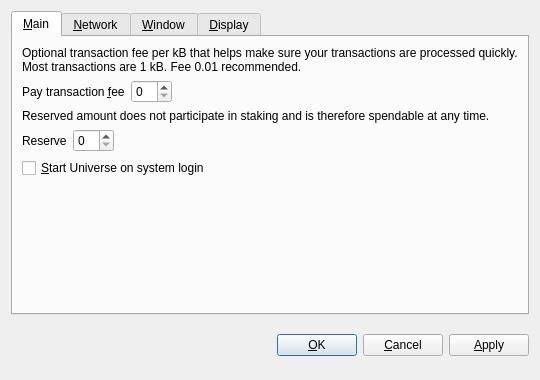
<?xml version="1.0" encoding="UTF-8"?>
<ui version="4.0">
 <class>OptionsDialog</class>
 <widget class="QDialog" name="OptionsDialog">
  <property name="geometry">
   <rect>
    <x>0</x>
    <y>0</y>
    <width>540</width>
    <height>380</height>
   </rect>
  </property>
  <property name="windowTitle">
   <string>Options</string>
  </property>
  <property name="modal">
   <bool>true</bool>
  </property>
  <layout class="QVBoxLayout" name="verticalLayout">
   <item>
    <widget class="QTabWidget" name="tabWidget">
     <property name="tabPosition">
      <enum>QTabWidget::North</enum>
     </property>
     <property name="currentIndex">
      <number>0</number>
     </property>
     <widget class="QWidget" name="tabMain">
      <attribute name="title">
       <string>&amp;Main</string>
      </attribute>
      <layout class="QVBoxLayout" name="verticalLayout_Main">
       <item>
        <widget class="QLabel" name="transactionFeeInfoLabel">
         <property name="text">
          <string>Optional transaction fee per kB that helps make sure your transactions are processed quickly. Most transactions are 1 kB. Fee 0.01 recommended.</string>
         </property>
         <property name="textFormat">
          <enum>Qt::PlainText</enum>
         </property>
         <property name="wordWrap">
          <bool>true</bool>
         </property>
        </widget>
       </item>
       <item>
        <layout class="QHBoxLayout" name="horizontalLayoutFee">
         <item>
          <widget class="QLabel" name="transactionFeeLabel">
           <property name="text">
            <string>Pay transaction &amp;fee</string>
           </property>
           <property name="textFormat">
            <enum>Qt::PlainText</enum>
           </property>
           <property name="buddy">
            <cstring>transactionFee</cstring>
           </property>
          </widget>
         </item>
         <item>
          <widget class="BitcoinAmountField" name="transactionFee"/>
         </item>
         <item>
          <spacer name="horizontalSpacerFee">
           <property name="orientation">
            <enum>Qt::Horizontal</enum>
           </property>
           <property name="sizeHint" stdset="0">
            <size>
             <width>40</width>
             <height>20</height>
            </size>
           </property>
          </spacer>
         </item>
        </layout>
       </item>
       <item>
        <widget class="QLabel" name="reserveBalanceInfoLabel">
         <property name="text">
          <string>Reserved amount does not participate in staking and is therefore spendable at any time.</string>
         </property>
         <property name="textFormat">
          <enum>Qt::PlainText</enum>
         </property>
         <property name="wordWrap">
          <bool>true</bool>
         </property>
        </widget>
       </item>
       <item>
        <layout class="QHBoxLayout" name="horizontalLayoutReserveBalance">
         <item>
          <widget class="QLabel" name="reserveBalanceLabel">
           <property name="text">
            <string>Reserve</string>
           </property>
           <property name="textFormat">
            <enum>Qt::PlainText</enum>
           </property>
           <property name="buddy">
            <cstring>reserveBalance</cstring>
           </property>
          </widget>
         </item>
         <item>
          <widget class="BitcoinAmountField" name="reserveBalance"/>
         </item>
         <item>
          <spacer name="horizontalSpacerReserveBalance">
           <property name="orientation">
            <enum>Qt::Horizontal</enum>
           </property>
           <property name="sizeHint" stdset="0">
            <size>
             <width>40</width>
             <height>20</height>
            </size>
           </property>
          </spacer>
         </item>
        </layout>
       </item>
       <item>
        <widget class="QCheckBox" name="bitcoinAtStartup">
         <property name="toolTip">
          <string>Automatically start Universe after logging in to the system.</string>
         </property>
         <property name="text">
          <string>&amp;Start Universe on system login</string>
         </property>
        </widget>
       </item>
       <item>
        <spacer name="verticalSpacer_Main">
         <property name="orientation">
          <enum>Qt::Vertical</enum>
         </property>
         <property name="sizeHint" stdset="0">
          <size>
           <width>20</width>
           <height>40</height>
          </size>
         </property>
        </spacer>
       </item>
      </layout>
     </widget>
     <widget class="QWidget" name="tabNetwork">
      <attribute name="title">
       <string>&amp;Network</string>
      </attribute>
      <layout class="QVBoxLayout" name="verticalLayout_Network">
       <item>
        <widget class="QCheckBox" name="mapPortUpnp">
         <property name="toolTip">
          <string>Automatically open the Universe client port on the router. This only works when your router supports UPnP and it is enabled.</string>
         </property>
         <property name="text">
          <string>Map port using &amp;UPnP</string>
         </property>
        </widget>
       </item>
       <item>
        <widget class="QCheckBox" name="connectSocks">
         <property name="toolTip">
          <string>Connect to the Universe network through a SOCKS proxy (e.g. when connecting through Tor).</string>
         </property>
         <property name="text">
          <string>&amp;Connect through SOCKS proxy:</string>
         </property>
        </widget>
       </item>
       <item>
        <layout class="QHBoxLayout" name="horizontalLayout_Network">
         <item>
          <widget class="QLabel" name="proxyIpLabel">
           <property name="text">
            <string>Proxy &amp;IP:</string>
           </property>
           <property name="textFormat">
            <enum>Qt::PlainText</enum>
           </property>
           <property name="buddy">
            <cstring>proxyIp</cstring>
           </property>
          </widget>
         </item>
         <item>
          <widget class="QValidatedLineEdit" name="proxyIp">
           <property name="maximumSize">
            <size>
             <width>140</width>
             <height>16777215</height>
            </size>
           </property>
           <property name="toolTip">
            <string>IP address of the proxy (e.g. 127.0.0.1)</string>
           </property>
          </widget>
         </item>
         <item>
          <widget class="QLabel" name="proxyPortLabel">
           <property name="text">
            <string>&amp;Port:</string>
           </property>
           <property name="textFormat">
            <enum>Qt::PlainText</enum>
           </property>
           <property name="buddy">
            <cstring>proxyPort</cstring>
           </property>
          </widget>
         </item>
         <item>
          <widget class="QLineEdit" name="proxyPort">
           <property name="maximumSize">
            <size>
             <width>55</width>
             <height>16777215</height>
            </size>
           </property>
           <property name="toolTip">
            <string>Port of the proxy (e.g. 9050)</string>
           </property>
          </widget>
         </item>
         <item>
          <widget class="QLabel" name="socksVersionLabel">
           <property name="text">
            <string>SOCKS &amp;Version:</string>
           </property>
           <property name="textFormat">
            <enum>Qt::PlainText</enum>
           </property>
           <property name="buddy">
            <cstring>socksVersion</cstring>
           </property>
          </widget>
         </item>
         <item>
          <widget class="QValueComboBox" name="socksVersion">
           <property name="toolTip">
            <string>SOCKS version of the proxy (e.g. 5)</string>
           </property>
          </widget>
         </item>
         <item>
          <spacer name="horizontalSpacer_Network">
           <property name="orientation">
            <enum>Qt::Horizontal</enum>
           </property>
           <property name="sizeHint" stdset="0">
            <size>
             <width>40</width>
             <height>20</height>
            </size>
           </property>
          </spacer>
         </item>
        </layout>
       </item>
       <item>
        <spacer name="verticalSpacer_Network">
         <property name="orientation">
          <enum>Qt::Vertical</enum>
         </property>
         <property name="sizeHint" stdset="0">
          <size>
           <width>20</width>
           <height>40</height>
          </size>
         </property>
        </spacer>
       </item>
      </layout>
     </widget>
     <widget class="QWidget" name="tabWindow">
      <attribute name="title">
       <string>&amp;Window</string>
      </attribute>
      <layout class="QVBoxLayout" name="verticalLayout_Window">
       <item>
        <widget class="QCheckBox" name="minimizeToTray">
         <property name="toolTip">
          <string>Show only a tray icon after minimizing the window.</string>
         </property>
         <property name="text">
          <string>&amp;Minimize to the tray instead of the taskbar</string>
         </property>
        </widget>
       </item>
       <item>
        <widget class="QCheckBox" name="minimizeOnClose">
         <property name="toolTip">
          <string>Minimize instead of exit the application when the window is closed. When this option is enabled, the application will be closed only after selecting Quit in the menu.</string>
         </property>
         <property name="text">
          <string>M&amp;inimize on close</string>
         </property>
        </widget>
       </item>
       <item>
        <spacer name="verticalSpacer_Window">
         <property name="orientation">
          <enum>Qt::Vertical</enum>
         </property>
         <property name="sizeHint" stdset="0">
          <size>
           <width>20</width>
           <height>40</height>
          </size>
         </property>
        </spacer>
       </item>
      </layout>
     </widget>
     <widget class="QWidget" name="tabDisplay">
      <attribute name="title">
       <string>&amp;Display</string>
      </attribute>
      <layout class="QVBoxLayout" name="verticalLayout_Display">
       <item>
        <layout class="QHBoxLayout" name="horizontalLayout_1_Display">
         <item>
          <widget class="QLabel" name="langLabel">
           <property name="text">
            <string>User Interface &amp;language:</string>
           </property>
           <property name="textFormat">
            <enum>Qt::PlainText</enum>
           </property>
           <property name="buddy">
            <cstring>lang</cstring>
           </property>
          </widget>
         </item>
         <item>
          <widget class="QValueComboBox" name="lang">
           <property name="toolTip">
            <string>The user interface language can be set here. This setting will take effect after restarting Universe.</string>
           </property>
          </widget>
         </item>
        </layout>
       </item>
       <item>
        <layout class="QHBoxLayout" name="horizontalLayout_2_Display">
         <item>
          <widget class="QLabel" name="unitLabel">
           <property name="text">
            <string>&amp;Unit to show amounts in:</string>
           </property>
           <property name="textFormat">
            <enum>Qt::PlainText</enum>
           </property>
           <property name="buddy">
            <cstring>unit</cstring>
           </property>
          </widget>
         </item>
         <item>
          <widget class="QValueComboBox" name="unit">
           <property name="toolTip">
            <string>Choose the default subdivision unit to show in the interface and when sending coins.</string>
           </property>
          </widget>
         </item>
        </layout>
       </item>
       <item>
        <widget class="QCheckBox" name="displayAddresses">
         <property name="toolTip">
          <string>Whether to show Universe addresses in the transaction list or not.</string>
         </property>
         <property name="text">
          <string>&amp;Display addresses in transaction list</string>
         </property>
        </widget>
       </item>
       <item>
        <widget class="QCheckBox" name="coinControlFeatures">
         <property name="toolTip">
          <string>Whether to show coin control features or not.</string>
         </property>
         <property name="text">
          <string>Display coin &amp;control features (experts only!)</string>
         </property>
        </widget>
       </item>
       <item>
        <spacer name="verticalSpacer_Display">
         <property name="orientation">
          <enum>Qt::Vertical</enum>
         </property>
         <property name="sizeHint" stdset="0">
          <size>
           <width>20</width>
           <height>40</height>
          </size>
         </property>
        </spacer>
       </item>
      </layout>
     </widget>
    </widget>
   </item>
   <item>
    <layout class="QHBoxLayout" name="horizontalLayout_Buttons">
     <item>
      <spacer name="horizontalSpacer_1">
       <property name="orientation">
        <enum>Qt::Horizontal</enum>
       </property>
       <property name="sizeHint" stdset="0">
        <size>
         <width>40</width>
         <height>48</height>
        </size>
       </property>
      </spacer>
     </item>
     <item>
      <widget class="QLabel" name="statusLabel">
       <property name="font">
        <font>
         <weight>75</weight>
         <bold>true</bold>
        </font>
       </property>
       <property name="text">
        <string/>
       </property>
       <property name="textFormat">
        <enum>Qt::PlainText</enum>
       </property>
       <property name="wordWrap">
        <bool>true</bool>
       </property>
      </widget>
     </item>
     <item>
      <spacer name="horizontalSpacer_2">
       <property name="orientation">
        <enum>Qt::Horizontal</enum>
       </property>
       <property name="sizeHint" stdset="0">
        <size>
         <width>40</width>
         <height>48</height>
        </size>
       </property>
      </spacer>
     </item>
     <item>
      <widget class="QPushButton" name="okButton">
       <property name="text">
        <string>&amp;OK</string>
       </property>
      </widget>
     </item>
     <item>
      <widget class="QPushButton" name="cancelButton">
       <property name="text">
        <string>&amp;Cancel</string>
       </property>
       <property name="autoDefault">
        <bool>false</bool>
       </property>
      </widget>
     </item>
     <item>
      <widget class="QPushButton" name="applyButton">
       <property name="text">
        <string>&amp;Apply</string>
       </property>
       <property name="autoDefault">
        <bool>false</bool>
       </property>
      </widget>
     </item>
    </layout>
   </item>
  </layout>
 </widget>
 <customwidgets>
  <customwidget>
   <class>BitcoinAmountField</class>
   <extends>QSpinBox</extends>
   <header>bitcoinamountfield.h</header>
  </customwidget>
  <customwidget>
   <class>QValueComboBox</class>
   <extends>QComboBox</extends>
   <header>qvaluecombobox.h</header>
  </customwidget>
  <customwidget>
   <class>QValidatedLineEdit</class>
   <extends>QLineEdit</extends>
   <header>qvalidatedlineedit.h</header>
  </customwidget>
 </customwidgets>
 <resources/>
 <connections/>
</ui>
